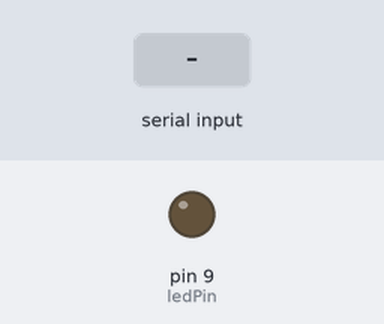
The sketch below on a simulated Arduino Uno, built with avr-gcc and run on an emulated ATmega328P. Parts: output pins drawn as LEDs (lit = HIGH). Inputs (shaded band) come from the test bench.

Above: at 1.2 s.
1.3 s: "90,45\n" received over Serial
At 2.1 s:
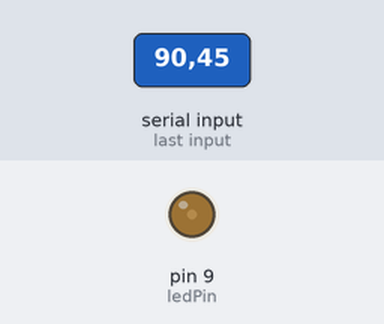
3.8 s: "30,150\n" received over Serial
At 4.6 s:
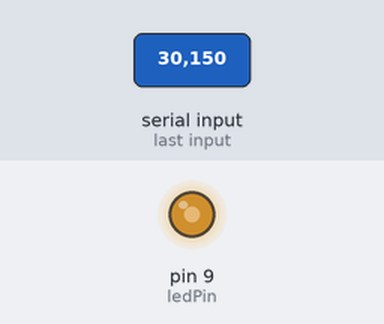
6.3 s: "200\n" received over Serial
At 7.0 s:
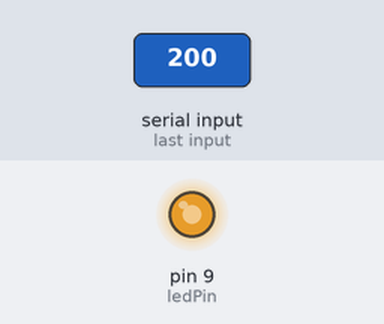
Timing chart, 0 to 9.3 s (numbered marks = the images above; inputs shaded):
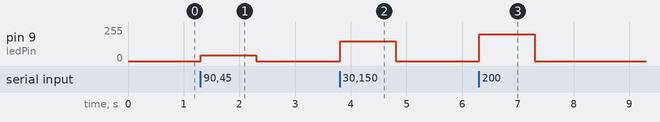

The sketch:

led.ino
```cpp
int ledPin = 9;  // PWM pin
int brightness = 0;

void setup() {
  Serial.begin(9600);
  pinMode(ledPin, OUTPUT);
}

void loop() {
  if (Serial.available()) {
    brightness = Serial.parseInt();  // read brightness from Python
    brightness = constrain(brightness, 0, 255);

    if (brightness > 0) {
      analogWrite(ledPin, brightness);  // LED ON with brightness
    } else {
      analogWrite(ledPin, 0);  // LED OFF
    }
  }
}
```

Measured:
- after the input at 1.3 s, pin 9 (ledPin): 0/255 → 45/255 at once, → 0/255 1.0 s later
- after the input at 3.8 s, pin 9 (ledPin): 0/255 → 150/255 at once, → 0/255 1.0 s later
- after the input at 6.3 s, pin 9 (ledPin): 0/255 → 200/255 at once, → 0/255 1.0 s later
